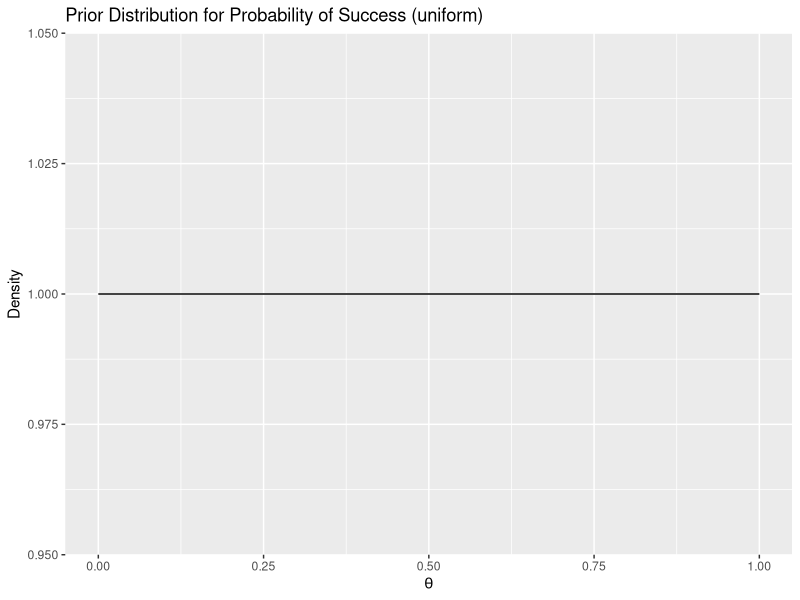
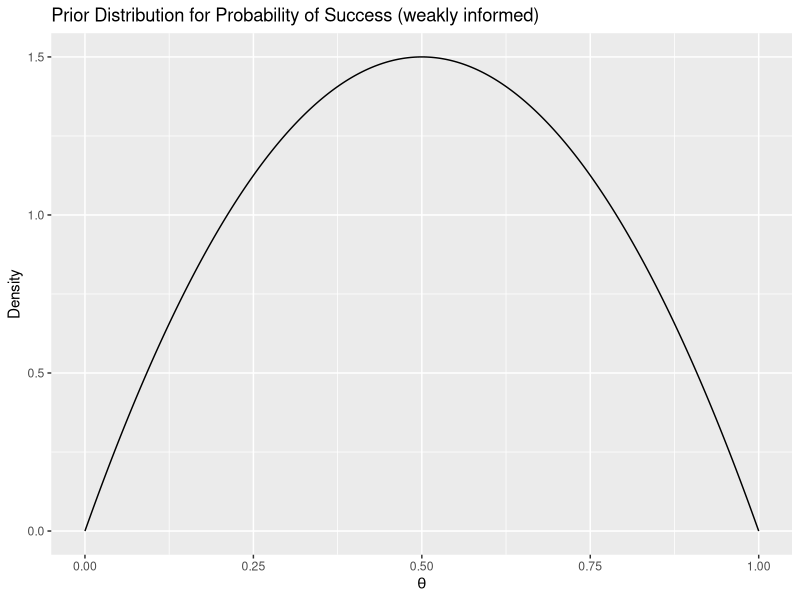
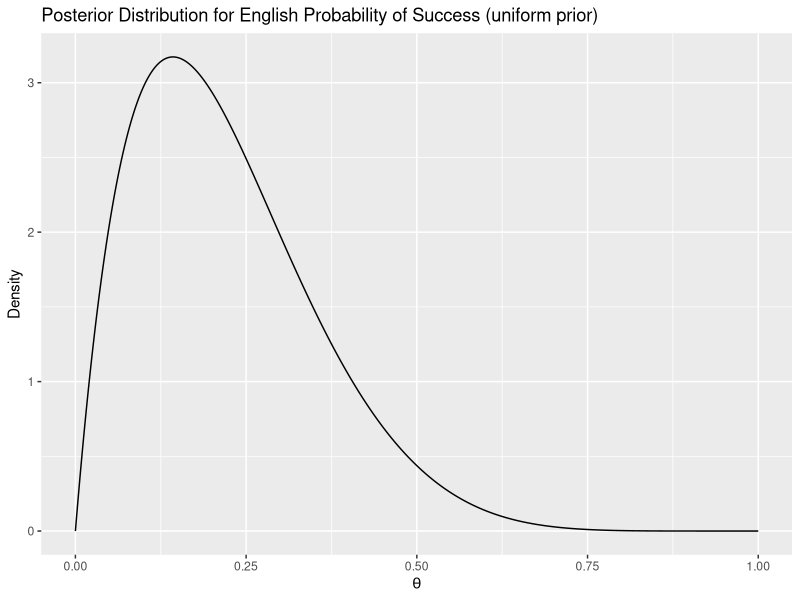
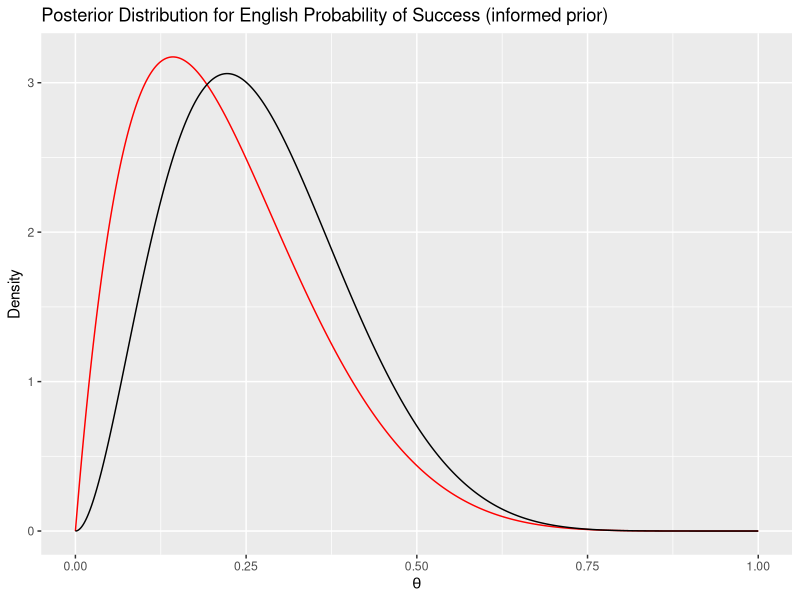
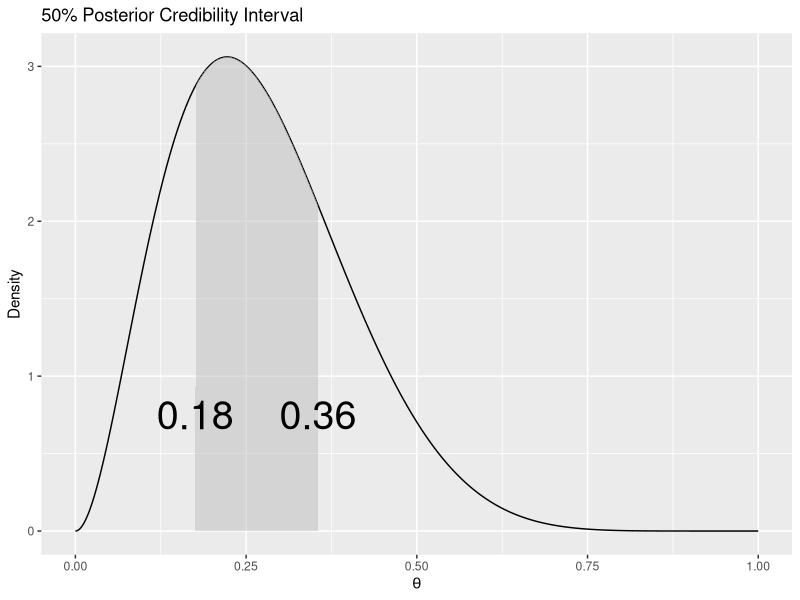
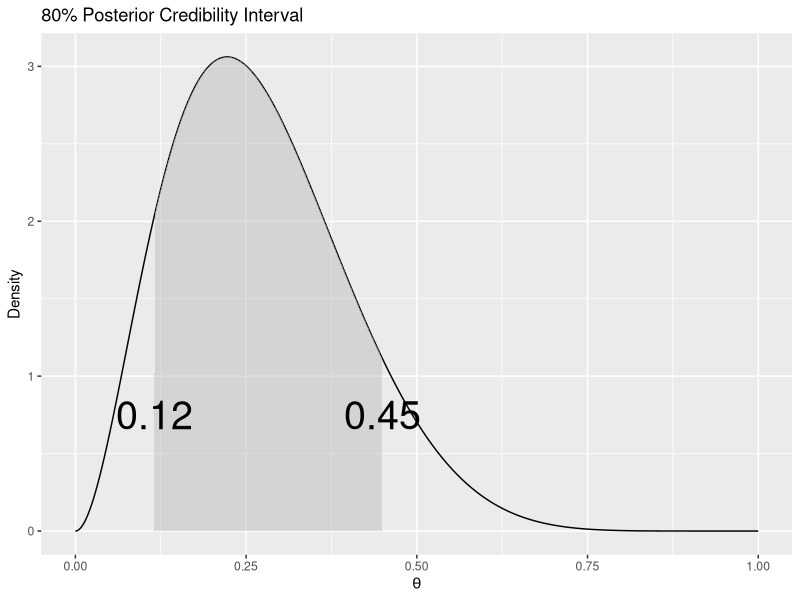

Here is the R script that generated these plots, in order:
## ---- chunk 1
rm(list = ls())

library(tidyverse)
library(cowplot)


options(width = 80L
       ,warn  = 1)

knitr::opts_chunk$set(tidy  = FALSE
                     ,cache = FALSE
                     ,warning = FALSE
                     ,message = FALSE
                     ,fig.height =  8
                     ,fig.width  = 11)


set.seed(42)
## ---- chunk 2
theta_seq <- seq(0, 1, by = 0.001)

beta_11 <- dbeta(theta_seq, 1, 1)


ggplot() +
    geom_line(aes(x = theta_seq, y = beta_11)) +
    xlab(expression(theta)) +
    ylab("Density") +
    ggtitle("Prior Distribution for Probability of Success (uniform)")
## ---- chunk 3
beta_22 <- dbeta(theta_seq, 2, 2)

ggplot() +
    geom_line(aes(x = theta_seq, y = beta_22)) +
    xlab(expression(theta)) +
    ylab("Density") +
    ggtitle("Prior Distribution for Probability of Success (weakly informed)")
## ---- chunk 4
england_comp_tbl <- tribble(
    ~Year,      ~Opponent,  ~Tournament, ~Result
    ,1990, "West Germany",  "World Cup",  "Loss"
    ,1996,        "Spain",      "Euros",   "Win"
    ,1996,      "Germany",      "Euros",  "Loss"
    ,1998,    "Argentina",  "World Cup",  "Loss"
    ,2004,     "Portugal",      "Euros",  "Loss"
    ,2006,     "Portugal",  "World Cup",  "Loss"
    ,2012,        "Italy",      "Euros",  "Loss"
)

england_comp_tbl %>% (knitr::kable)(align = c('llll'))
## ---- chunk 5
beta_england <- dbeta(theta_seq, 1+1, 1+6)

ggplot() +
    geom_line(aes(x = theta_seq, y = beta_england)) +
    xlab(expression(theta)) +
    ylab("Density") +
    ggtitle("Posterior Distribution for English Probability of Success (uniform prior)")
## ---- chunk 6
beta_england_informed <- dbeta(theta_seq, 2+1, 2+6)

ggplot() +
    geom_line(aes(x = theta_seq, y = beta_england), colour = 'red') +
    geom_line(aes(x = theta_seq, y = beta_england_informed)) +
    xlab(expression(theta)) +
    ylab("Density") +
    ggtitle("Posterior Distribution for English Probability of Success (informed prior)")
## ---- chunk 7
bayes_cred_50 <- qbeta(c(0.25, 0.75), 2+1, 2+6)

keep_flag <- (theta_seq >= bayes_cred_50[1] & theta_seq <= bayes_cred_50[2])

cred_x <- theta_seq[keep_flag]
cred_y <- beta_england_informed[keep_flag]

ggplot() +
    geom_line(aes(x = theta_seq, y = beta_england_informed)) +
    geom_area(aes(x = cred_x, y = cred_y), fill = 'grey', alpha = 0.5) +
    geom_text(aes(x = bayes_cred_50, y = 0.75, label = bayes_cred_50 %>% round(2)), size = 10) +
    xlab(expression(theta)) +
    ylab("Density") +
    ggtitle("50% Posterior Credibility Interval")
## ---- chunk 8
bayes_cred_80 <- qbeta(c(0.10, 0.90), 2+1, 2+6)

keep_flag <- (theta_seq >= bayes_cred_80[1] & theta_seq <= bayes_cred_80[2])

cred_x <- theta_seq[keep_flag]
cred_y <- beta_england_informed[keep_flag]

ggplot() +
    geom_line(aes(x = theta_seq, y = beta_england_informed)) +
    geom_area(aes(x = cred_x, y = cred_y), fill = 'grey', alpha = 0.5) +
    geom_text(aes(x = bayes_cred_80, y = 0.75, label = bayes_cred_80 %>% round(2)), size = 10) +
    xlab(expression(theta)) +
    ylab("Density") +
    ggtitle("80% Posterior Credibility Interval")

